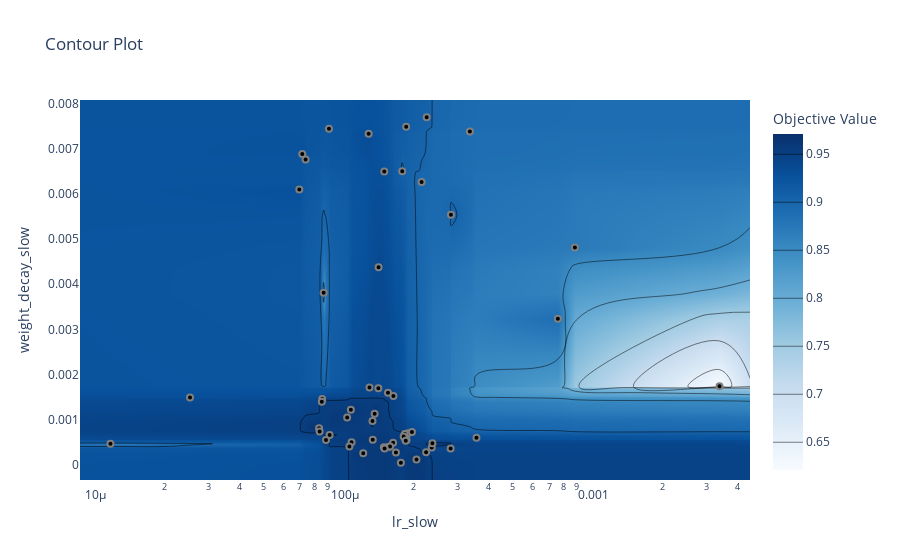

Write notebook code for a chart like this one.
### Code cell
optuna.visualization.plot_contour(study, params=["lr_slow", "weight_decay_slow"])
